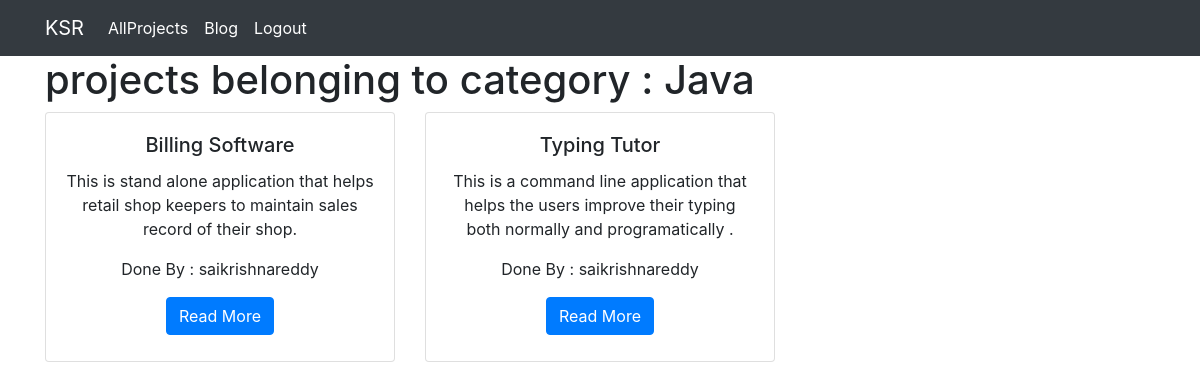
The page /projects/category/Java/ (signed in) on the database its author committed.
### projects/models.py (models this page shows, shortened)
class ProjectCategory(models.Model):
    name = models.CharField(max_length=20)

class Project(models.Model):
    user = models.ForeignKey(User, on_delete=models.CASCADE)
    title = models.CharField(max_length=100)
    description = models.TextField()
    technology = models.TextField()
    projectcategory = models.ForeignKey("ProjectCategory",on_delete=models.CASCADE)

### projects/views.py (the view)
# urls.py: path("category/<str:name>/",views.category_project_index,name = "category_project_index"),
def category_project_index(request,name):
    projectCategory = ProjectCategory.objects.get(name=name)
    projects = Project.objects.filter(projectcategory = projectCategory)
    context = {
        "projects": projects,
        "projectCategory":projectCategory,
    }
    return render(request, "category_project_index.html", context)

### projects/templates/category_project_index.html
{% extends "base.html" %}
{% load static %}
{% block page_content %}
<h1>projects belonging to category : {{ projectCategory.name }}</h1>
<div class="row">
{% for project in projects %}
    <div class="col-md-4" >
        <div class="card mb-2" style="height:250px">
            <div class="card-body" align="center">
                <h5 class="card-title">{{ project.title }}</h5>
                <p class="card-text">{{ project.description | slice:":120" }}</p>
                <p>Done By :  {{project.user.username}}</p>
                <a href="{% url 'project_detail' project.pk %}"
                   class="btn btn-primary" align="center">
                    Read More
                </a>
            </div>
        </div>
    </div>
    {% endfor %}
</div>
{% endblock %}

### MyBlog/templates/base.html (shortened to what this page needs)
<link rel="stylesheet" href="https://stackpath.bootstrapcdn.com/bootstrap/4.1.3/css/bootstrap.min.css">
<nav class="navbar navbar-expand-lg navbar-dark bg-dark">
    <div class="container">
        <a class="navbar-brand" href="{% url 'profile_project_index' %}">{{request.user.username}}</a>
        <div class="collapse navbar-collapse" id="navbarSupportedContent">
          <ul class="navbar-nav mr-auto">
            <li class="nav-item active">
              <a class="nav-link" href="{% url 'project_index' %}">AllProjects</a>
            </li>
            <li class="nav-item active">
              <a class="nav-link" href="{% url 'blog_index' %}">Blog</a>
            </li>
              <li class="nav-item active">
              <a class="nav-link" href="{% url 'logout' %}">Logout</a>
            </li>
          </ul>
        </div>
    </div>
</nav>
<div class="container">
    {% if user.is_authenticated %}
        {% block page_content %}
        {% endblock %}
    {% else %}
        <h1>Please login before you can proceed any further!</h1>
        <a href="/login/login">You can Login here!</a>
    {% endif%}
</div>

### rows shown on the page
ProjectCategory: name "Java"
Project: title "Billing Software", description "This is stand alone application that helps retail shop keepers to maintain sales record of their shop.", user.username "saikrishnareddy"
Project: title "Typing Tutor", description "This is a command line application that helps the users improve their typing both normally and programatically .", user.username "saikrishnareddy"

### other values the page prints
{{ request.user.username }} "KSR"
